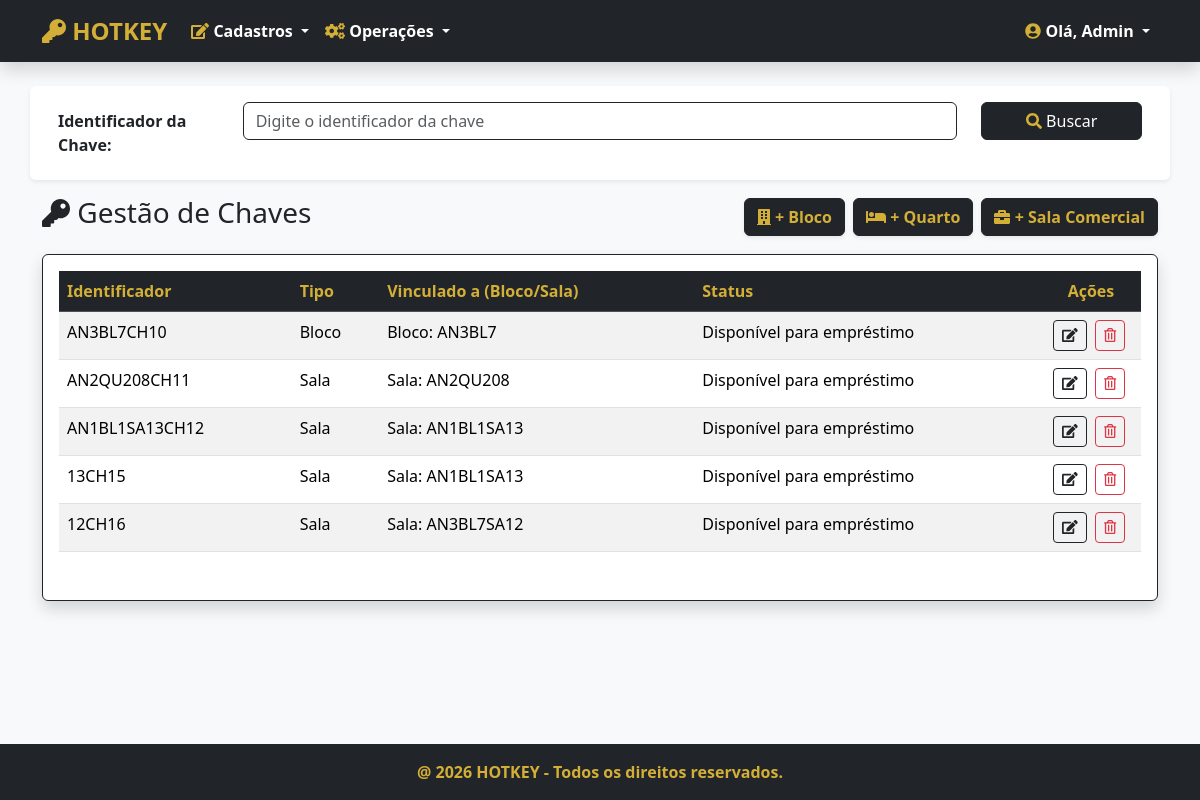
Screenshot of /chaves/ (signed in) with the database file from the repository.
### chaves/models.py (models this page shows, shortened)
class Chave(models.Model):
    STATUS_CHOICES = [
        ('DISPONÍVEL', 'Disponível para empréstimo'),
        ('EMPRESTADA', 'Emprestada'),
        ('EXTRAVIADA', 'Perdida/Danificada'),
    ]
    TIPO_CHOICES = [
        ('BLOCO','Bloco'),
        ('SALA','Sala')
    ]
    codigo = models.CharField('Identificador', max_length=100)
    tipo = models.CharField('Tipo', max_length=50, choices=TIPO_CHOICES, default='BLOCO')
    status = models.CharField('Status', max_length=50, choices=STATUS_CHOICES, default='DISPONÍVEL')
    bloco = models.ForeignKey('blocos.Bloco', on_delete=models.PROTECT, null=True, blank=True)
    sala = models.ForeignKey('salas.Sala', on_delete=models.PROTECT, null=True, blank=True)
    class Meta:
        verbose_name = 'Chave'
        verbose_name_plural = 'Chaves'

### blocos/models.py (models this page shows, shortened)
class Bloco(models.Model):
    ANDAR_CHOICES = [
        ('1', 'Primeiro Andar'),
        ('2', 'Segundo Andar'),
        ('3', 'Terceiro Andar'),
        ('4', 'Quarto Andar'),
        ('5', 'Quinto Andar'),
        ('6', 'Sexto Andar'),
        ('7', 'Setimo Andar'),
        ('8', 'Oitavo Andar'),
    ]
    codigo = models.CharField('Codigo',max_length=100, unique=True, help_text='Identificador do bloco')
    andar = models.CharField('Andar',max_length=100, choices=ANDAR_CHOICES, help_text='Andar do bloco',default='1')
    quantidade = models.IntegerField('Quantidade',validators=[MinValueValidator(0), MaxValueValidator(15)],help_text='Quantidade de salas do bloco(Máx: 15)')
    class Meta:
        verbose_name = 'Bloco'
        verbose_name_plural = 'Blocos'

### salas/models.py (models this page shows, shortened)
class Sala(models.Model):
    TIPO_CHOICES = [
        ('QUARTO', 'Quarto'),
        ('SALA COMERCIAL','Sala Comercial')
    ]
    STATUS_CHOICES = [
        ('DISPONÍVEL','Disponível para reserva'),
        ('RESERVADA','Reservada')
    ]
    ANDAR_CHOICES = [
        ('1', 'Primeiro Andar'),
        ('2', 'Segundo Andar'),
        ('3', 'Terceiro Andar'),
        ('4', 'Quarto Andar'),
        ('5', 'Quinto Andar'),
        ('6', 'Sexto Andar'),
        ('7', 'Setimo Andar'),
        ('8', 'Oitavo Andar'),
    ]
    codigo = models.CharField('Codigo', max_length=100,help_text='Identificador da sala')
    tipo = models.CharField('Tipo', max_length=50, choices=TIPO_CHOICES, default='QUARTO')
    status = models.CharField('Status',max_length=50,choices=STATUS_CHOICES,help_text='Status da sala',default='DISPONÍVEL')
    andar = models.CharField('Andar',max_length=50,choices=ANDAR_CHOICES,null=True, blank=True)
    bloco = models.ForeignKey('blocos.Bloco', on_delete=models.PROTECT, null=True, blank=True)
    class Meta:
        verbose_name = 'Sala'
        verbose_name_plural = 'Salas'

### chaves/views.py (the view)
# urls.py: path('', ChaveListView.as_view(), name='chaves'),
class ChaveListView(PermissionRequiredMixin,ListView):
    permission_required = 'chaves.view_chave'
    permission_denied_message = 'Visualizar chave'
    model = Chave
    template_name = 'chaves.html'
    def get_queryset(self):
        buscar = self.request.GET.get('buscar')
        qs = super(ChaveListView, self).get_queryset()
        if buscar:
            qs = qs.filter(codigo__icontains=buscar)
        if qs.count() > 0:
            paginator = Paginator(qs, 5)
            listagem = paginator.get_page(self.request.GET.get('page'))
            return listagem
        else:
            return messages.info(self.request, 'Não existem chaves cadastradas!')

### chaves/templates/chaves.html (shortened to what this page needs)
{% extends 'index.html' %}
{% load django_bootstrap5 %}
{% block content %}
<section class="section mt-4">
    <div class="container">
        <form action="" method="GET">
            <div class="form-group row p-3 mb-3 bg-white shadow-sm rounded">
                <label class="col-sm-2 col-form-label fw-bold">Identificador da Chave:</label>
                <div class="col-sm-8">
                    <input class="form-control border-dark" type="text" name="buscar" value="{{ request.GET.buscar }}" placeholder="Digite o identificador da chave">
                </div>
                <div class="col-sm-2">
                    <button type="submit" class="btn btn-dark w-100"><i class="fas fa-search text-gold"></i> Buscar</button>
                </div>
            </div>
        </form>
        <div class="d-flex justify-content-between align-items-center mb-3">
            <h3 class="text-dark"><i class="fas fa-key"></i> Gestão de Chaves</h3>
            <div class="d-flex gap-2">
                <a href="{% url 'chave_bloco_adicionar' %}" class="btn btn-dark text-gold fw-bold shadow-sm">
                    <i class="fas fa-building"></i> + Bloco
                </a>
                <a href="{% url 'chave_quarto_adicionar' %}" class="btn btn-dark text-gold fw-bold shadow-sm">
                    <i class="fas fa-bed"></i> + Quarto
                </a>
                <a href="{% url 'chave_sala_comercial_adicionar' %}" class="btn btn-dark text-gold fw-bold shadow-sm">
                    <i class="fas fa-briefcase"></i> + Sala Comercial
                </a>
            </div>
        </div>
        {% if object_list %}
        <div class="card shadow border-dark">
            <div class="card-body">
                <div class="table-responsive">
                    <table class="table table-hover table-striped">
                        <thead class="table-dark">
                            <tr>
                                <th class="text-gold">Identificador</th>
                                <th class="text-gold">Tipo</th>
                                <th class="text-gold">Vinculado a (Bloco/Sala)</th>
                                <th class="text-gold">Status</th>
                                <th style="width: 100px; text-align: center" class="text-gold">Ações</th>
                            </tr>
                        </thead>
                        <tbody>
                            {% for chave in object_list %}
                            <tr>
                                <td>{{ chave.codigo }}</td>
                                <td>{{ chave.get_tipo_display }}</td>
                                <td>
                                    {% if chave.bloco %}
                                        Bloco: {{ chave.bloco.codigo }}
                                    {% elif chave.sala %}
                                        Sala: {{ chave.sala.codigo }}
                                    {% else %}
                                        <span class="text-muted">---</span>
                                    {% endif %}
                                </td>
                                <td>{{ chave.get_status_display }}</td>
                                <td style="text-align: center">
                                   {% if chave.bloco %}
                                        <a href="{% url 'chave_bloco_editar' chave.pk %}" class="btn btn-sm btn-outline-dark me-1" title="Editar">
                                            <i class="fas fa-edit"></i>
                                        </a>
                                    {% elif chave.sala %}
                                        {% if chave.sala.tipo == 'QUARTO' %}
                                            <a href="{% url 'chave_quarto_editar' chave.pk %}" class="btn btn-sm btn-outline-dark me-1" title="Editar">
                                                <i class="fas fa-edit"></i>
                                            </a>
                                        {% else %}
                                            <a href="{% url 'chave_sala_comercial_editar' chave.pk %}" class="btn btn-sm btn-outline-dark me-1" title="Editar">
                                                <i class="fas fa-edit"></i>
                                            </a>
                                        {% endif %}
                                    {% endif %}
                                    <a href="{% url 'chave_apagar' chave.pk %}" class="btn btn-sm btn-outline-danger me-1" title="Excluir">
                                        <i class="far fa-trash-alt"></i>
                                    </a>
                                </td>
                            </tr>
                            {% endfor %}
                        </tbody>
                    </table>
                </div>
            </div>
        </div>
        {% else %}
        <div class="alert alert-warning border-dark text-dark mt-4">
            <h5 class="m-0"><i class="fas fa-exclamation-triangle text-gold"></i> Não existem chaves cadastradas!</h5>
        </div>
        {% endif %}
    </div>
</section>
{% endblock %}

### home/templates/index.html (shortened to what this page needs)
<!DOCTYPE html>
{% load static %}
{% load django_bootstrap5 %}
<html lang="pt-br" data-bs-theme="light">
{% block head %}
    {% include "head.html" %}
{% endblock %}
<body class="d-flex flex-column min-vh-100">
    <nav class="navbar navbar-expand-lg bg-dark navbar-dark shadow">
        <div class="container">
            <a class="navbar-brand text-gold fw-bold fs-4" href="/">
                <i class="fas fa-key"></i> HOTKEY
            </a>
            <div class="collapse navbar-collapse" id="menuPrincipal">
                {% if request.user.is_authenticated %}
                <ul class="navbar-nav me-auto mb-2 mb-lg-0">
                    <li class="nav-item dropdown">
                        <a class="nav-link dropdown-toggle fw-bold" href="#" id="menuCadastros" role="button" data-bs-toggle="dropdown">
                            <i class="fas fa-edit text-gold"></i> Cadastros
                        </a>
                    </li>
                    <li class="nav-item dropdown">
                        <a class="nav-link dropdown-toggle fw-bold" href="#" id="menuOperacoes" role="button" data-bs-toggle="dropdown">
                            <i class="fas fa-cogs text-gold"></i> Operações
                        </a>
                    </li>
                </ul>
                <ul class="navbar-nav ms-auto">
                    <li class="nav-item dropdown">
                        <a class="nav-link dropdown-toggle fw-bold text-white" href="#" id="menuUsuario" role="button" data-bs-toggle="dropdown">
                            <i class="fas fa-user-circle text-gold"></i> Olá, {{ request.user.username|title }}
                        </a>
                    </li>
                </ul>
                {% endif %}
            </div>
        </div>
    </nav>
    <main class="flex-grow-1">
        {% block content %}{% endblock %}
    </main>
    {% block footer %}
        {% include "footer.html" %}
    {% endblock %}
</body>
</html>

### home/templates/head.html (style rules this page uses)
body { background-color: #f8f9fa; }
.text-gold { color: #D4AF37 !important; }
.navbar-dark .navbar-nav .nav-link { color: #fff; }

### rows the page displays
Chave: codigo "AN3BL7CH10", tipo "Bloco", bloco.codigo "AN3BL7", status "Disponível para empréstimo"
Chave: codigo "AN2QU208CH11", tipo "Sala", sala.codigo "AN2QU208", status "Disponível para empréstimo"
Chave: codigo "AN1BL1SA13CH12", tipo "Sala", sala.codigo "AN1BL1SA13", status "Disponível para empréstimo"
Chave: codigo "13CH15", tipo "Sala", sala.codigo "AN1BL1SA13", status "Disponível para empréstimo"
Chave: codigo "12CH16", tipo "Sala", sala.codigo "AN3BL7SA12", status "Disponível para empréstimo"

### other values shown
{{ request.user.username|title }} "Admin"
